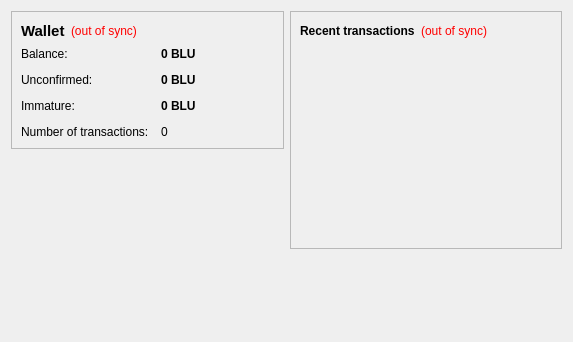
<?xml version="1.0" encoding="UTF-8"?>
<ui version="4.0">
 <class>OverviewPage</class>
 <widget class="QWidget" name="OverviewPage">
  <property name="geometry">
   <rect>
    <x>0</x>
    <y>0</y>
    <width>573</width>
    <height>342</height>
   </rect>
  </property>
  <property name="windowTitle">
   <string>Form</string>
  </property>
  <layout class="QHBoxLayout" name="horizontalLayout" stretch="1,1">
   <item>
    <layout class="QVBoxLayout" name="verticalLayout_2">
     <item>
      <widget class="QFrame" name="frame">
       <property name="frameShape">
        <enum>QFrame::StyledPanel</enum>
       </property>
       <property name="frameShadow">
        <enum>QFrame::Raised</enum>
       </property>
       <layout class="QVBoxLayout" name="verticalLayout_4">
        <item>
         <layout class="QHBoxLayout" name="horizontalLayout_4">
          <item>
           <widget class="QLabel" name="label_5">
            <property name="font">
             <font>
              <pointsize>11</pointsize>
              <weight>75</weight>
              <bold>true</bold>
             </font>
            </property>
            <property name="text">
             <string>Wallet</string>
            </property>
           </widget>
          </item>
          <item>
           <widget class="QLabel" name="labelWalletStatus">
            <property name="toolTip">
             <string>The displayed information may be out of date. Your wallet automatically synchronizes with the bluecoin network after a connection is established, but this process has not completed yet.</string>
            </property>
            <property name="styleSheet">
             <string notr="true">QLabel { color: red; }</string>
            </property>
            <property name="text">
             <string notr="true">(out of sync)</string>
            </property>
            <property name="alignment">
             <set>Qt::AlignLeading|Qt::AlignLeft|Qt::AlignVCenter</set>
            </property>
           </widget>
          </item>
          <item>
           <spacer name="horizontalSpacer_2">
            <property name="orientation">
             <enum>Qt::Horizontal</enum>
            </property>
            <property name="sizeHint" stdset="0">
             <size>
              <width>40</width>
              <height>20</height>
             </size>
            </property>
           </spacer>
          </item>
         </layout>
        </item>
        <item>
         <layout class="QFormLayout" name="formLayout_2">
          <property name="fieldGrowthPolicy">
           <enum>QFormLayout::AllNonFixedFieldsGrow</enum>
          </property>
          <property name="horizontalSpacing">
           <number>12</number>
          </property>
          <property name="verticalSpacing">
           <number>12</number>
          </property>
          <item row="0" column="0">
           <widget class="QLabel" name="label">
            <property name="text">
             <string>Balance:</string>
            </property>
           </widget>
          </item>
          <item row="0" column="1">
           <widget class="QLabel" name="labelBalance">
            <property name="font">
             <font>
              <weight>75</weight>
              <bold>true</bold>
             </font>
            </property>
            <property name="cursor">
             <cursorShape>IBeamCursor</cursorShape>
            </property>
            <property name="toolTip">
             <string>Your current balance</string>
            </property>
            <property name="text">
             <string notr="true">0 BLU</string>
            </property>
            <property name="textInteractionFlags">
             <set>Qt::LinksAccessibleByMouse|Qt::TextSelectableByKeyboard|Qt::TextSelectableByMouse</set>
            </property>
           </widget>
          </item>
          <item row="1" column="0">
           <widget class="QLabel" name="label_3">
            <property name="text">
             <string>Unconfirmed:</string>
            </property>
           </widget>
          </item>
          <item row="1" column="1">
           <widget class="QLabel" name="labelUnconfirmed">
            <property name="font">
             <font>
              <weight>75</weight>
              <bold>true</bold>
             </font>
            </property>
            <property name="cursor">
             <cursorShape>IBeamCursor</cursorShape>
            </property>
            <property name="toolTip">
             <string>Total of transactions that have yet to be confirmed, and do not yet count toward the current balance</string>
            </property>
            <property name="text">
             <string notr="true">0 BLU</string>
            </property>
            <property name="textInteractionFlags">
             <set>Qt::LinksAccessibleByMouse|Qt::TextSelectableByKeyboard|Qt::TextSelectableByMouse</set>
            </property>
           </widget>
          </item>
          <item row="3" column="0">
           <widget class="QLabel" name="label_2">
            <property name="text">
             <string>Number of transactions:</string>
            </property>
           </widget>
          </item>
          <item row="3" column="1">
           <widget class="QLabel" name="labelNumTransactions">
            <property name="toolTip">
             <string>Total number of transactions in wallet</string>
            </property>
            <property name="text">
             <string notr="true">0</string>
            </property>
           </widget>
          </item>
          <item row="2" column="0">
           <widget class="QLabel" name="labelImmatureText">
            <property name="text">
             <string>Immature:</string>
            </property>
           </widget>
          </item>
          <item row="2" column="1">
           <widget class="QLabel" name="labelImmature">
            <property name="font">
             <font>
              <weight>75</weight>
              <bold>true</bold>
             </font>
            </property>
            <property name="toolTip">
             <string>Mined balance that has not yet matured</string>
            </property>
            <property name="text">
             <string notr="true">0 BLU</string>
            </property>
            <property name="textInteractionFlags">
             <set>Qt::LinksAccessibleByMouse|Qt::TextSelectableByKeyboard|Qt::TextSelectableByMouse</set>
            </property>
           </widget>
          </item>
         </layout>
        </item>
       </layout>
      </widget>
     </item>
     <item>
      <spacer name="verticalSpacer">
       <property name="orientation">
        <enum>Qt::Vertical</enum>
       </property>
       <property name="sizeHint" stdset="0">
        <size>
         <width>20</width>
         <height>40</height>
        </size>
       </property>
      </spacer>
     </item>
    </layout>
   </item>
   <item>
    <layout class="QVBoxLayout" name="verticalLayout_3">
     <item>
      <widget class="QFrame" name="frame_2">
       <property name="frameShape">
        <enum>QFrame::StyledPanel</enum>
       </property>
       <property name="frameShadow">
        <enum>QFrame::Raised</enum>
       </property>
       <layout class="QVBoxLayout" name="verticalLayout">
        <item>
         <layout class="QHBoxLayout" name="horizontalLayout_2">
          <item>
           <widget class="QLabel" name="label_4">
            <property name="text">
             <string>&lt;b&gt;Recent transactions&lt;/b&gt;</string>
            </property>
           </widget>
          </item>
          <item>
           <widget class="QLabel" name="labelTransactionsStatus">
            <property name="toolTip">
             <string>The displayed information may be out of date. Your wallet automatically synchronizes with the bluecoin network after a connection is established, but this process has not completed yet.</string>
            </property>
            <property name="styleSheet">
             <string notr="true">QLabel { color: red; }</string>
            </property>
            <property name="text">
             <string notr="true">(out of sync)</string>
            </property>
            <property name="alignment">
             <set>Qt::AlignRight|Qt::AlignTrailing|Qt::AlignVCenter</set>
            </property>
           </widget>
          </item>
          <item>
           <spacer name="horizontalSpacer">
            <property name="orientation">
             <enum>Qt::Horizontal</enum>
            </property>
            <property name="sizeHint" stdset="0">
             <size>
              <width>40</width>
              <height>20</height>
             </size>
            </property>
           </spacer>
          </item>
         </layout>
        </item>
        <item>
         <widget class="QListView" name="listTransactions">
          <property name="styleSheet">
           <string notr="true">QListView { background: transparent; }</string>
          </property>
          <property name="frameShape">
           <enum>QFrame::NoFrame</enum>
          </property>
          <property name="verticalScrollBarPolicy">
           <enum>Qt::ScrollBarAlwaysOff</enum>
          </property>
          <property name="horizontalScrollBarPolicy">
           <enum>Qt::ScrollBarAlwaysOff</enum>
          </property>
          <property name="selectionMode">
           <enum>QAbstractItemView::NoSelection</enum>
          </property>
         </widget>
        </item>
       </layout>
      </widget>
     </item>
     <item>
      <spacer name="verticalSpacer_2">
       <property name="orientation">
        <enum>Qt::Vertical</enum>
       </property>
       <property name="sizeHint" stdset="0">
        <size>
         <width>20</width>
         <height>40</height>
        </size>
       </property>
      </spacer>
     </item>
    </layout>
   </item>
  </layout>
 </widget>
 <resources/>
 <connections/>
</ui>
